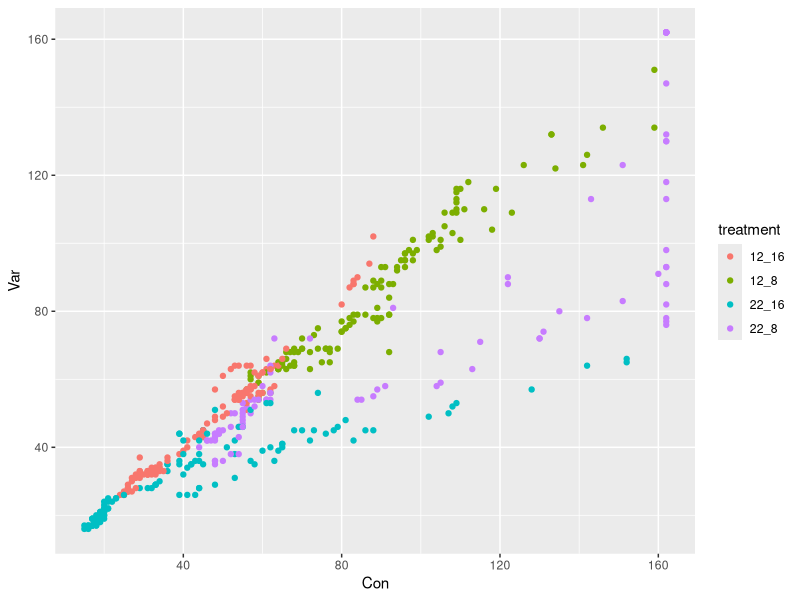
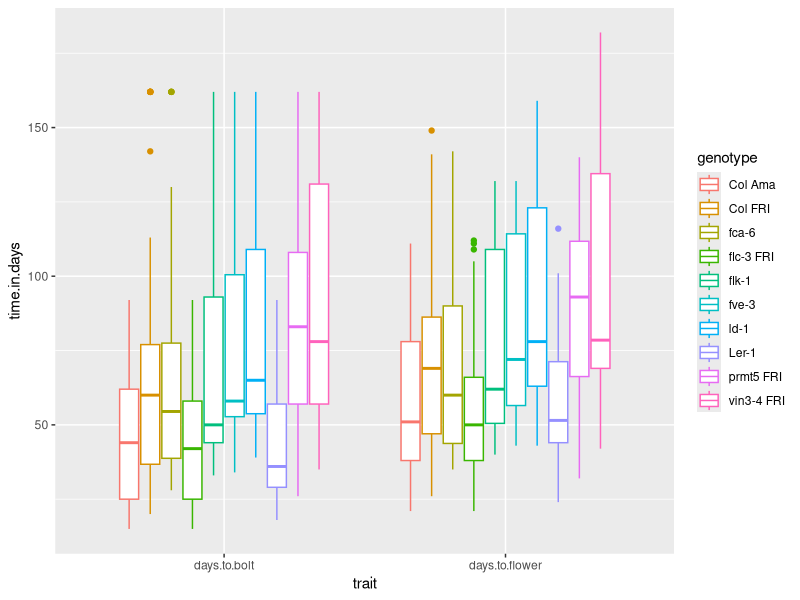
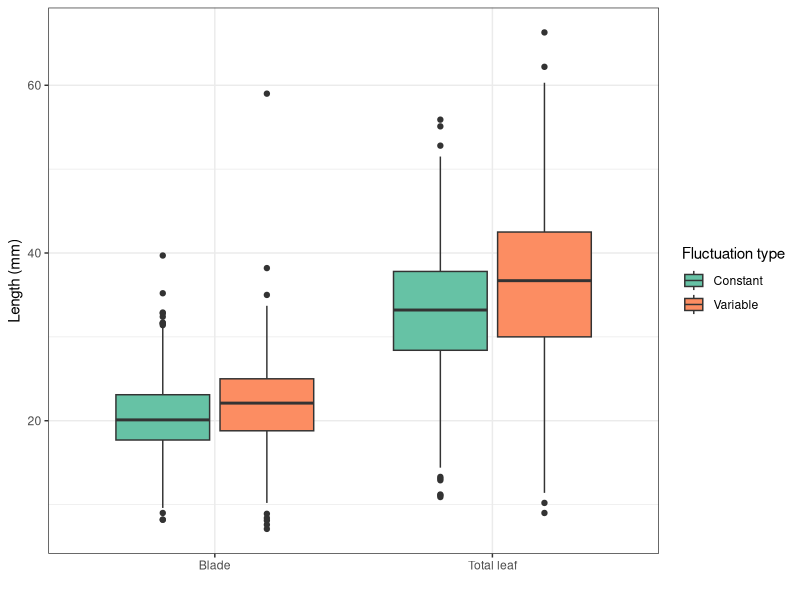

These figures' R source, in order:
## ---- chunk 1
knitr::opts_chunk$set(echo = TRUE)
## ---- chunk 2
# Chargez la librairie `tidyverse`

# Changez votre répertoire de travail pour être dans `session3_plots_reorganisation`

# Importer `burghardt_et_al_2015_expt1.txt` et mettez le dans un objet appelé `expt1`

## ---- chunk 3
# Chargez la librairie `tidyverse` (aide: utilisez la fonction `library()`)
library(tidyverse)

# Importer `burghardt_et_al_2015_expt1.txt` et mettez le dans un objet appelé `expt1`
#(aide: utilisez la fonction `read_tsv()`)

expt1 <- read_tsv("../data/burghardt_et_al_2015_expt1.txt")

## ---- chunk 4
# Créez une nouvelle table avec la colonne supplémentare  
expt1.cm <- mutate(expt1, total.leaf.length.cm = total.leaf.length.mm/10)

# Vérifier que la nouvelle colonne est bien là
colnames(expt1.cm)
## ---- chunk 5
# Créez deux nouvelles colonnes
expt1.cm <- mutate(expt1, 
                   blade.length.cm = blade.length.mm/10,
                   total.leaf.length.cm = total.leaf.length.mm/10)

# Vérifier que les nouvelles colonnes sont bien là
colnames(expt1.cm)
## ---- chunk 6
# Créez deux nouvelles colonnes
expt1.concatenated <- unite(expt1, "Vern_survival_bolt",vernalization,survival.bolt,bolt)

# Vérifier que la nouvelles colonnes sont bien là
colnames(expt1.concatenated)
## ---- chunk 7
# Créez deux nouvelles colonnes
expt1.separated <- separate(expt1, background, into=c("genotype", "FRI mutation"))

# Vérifier que la nouvelles colonnes sont bien là
colnames(expt1.separated)
## ---- chunk 8

expt1_subset <- select(expt1, plant_nb:vernalization, days.to.bolt)


## ---- chunk 9

expt1_wide <- spread(expt1_subset, key=fluctuation, value = days.to.bolt)


## ---- chunk 10

unite(expt1_wide, "treatment", temperature, day.length) %>% 
ggplot(aes(x=Con, y=Var, color=treatment)) +
  geom_point()


## ---- chunk 11
expt1_long <- gather(expt1, "trait", "time.in.days", days.to.bolt, days.to.flower)
## ---- chunk 12
ggplot(expt1_long, aes(x=trait, y=time.in.days, color=genotype)) +
  geom_boxplot()
## ---- chunk 13

gather(expt1, "trait", "length.mm", blade.length.mm, total.leaf.length.mm) %>% 
  ggplot(aes(x=trait, y=length.mm, fill=fluctuation)) +
  geom_boxplot() +
  scale_fill_brewer(palette = "Set2", labels = c("Con"="Constant", "Var"="Variable"), 
                    name="Fluctuation type") +
  theme_bw() +
  scale_x_discrete(name="",labels=c("blade.length.mm"="Blade","total.leaf.length.mm"="Total leaf")) +
  ylab("Length (mm)")


## ---- chunk 14

arrange(expt1, days.to.flower)


## ---- chunk 15

arrange(expt1, desc(days.to.flower))

## ---- chunk 16
band_members
## ---- chunk 17
band_instruments
## ---- chunk 18
full_join(band_members, band_instruments, by="name")
## ---- chunk 19
left_join(band_members, band_instruments, by="name")
## ---- chunk 20
right_join(band_instruments, band_members, by="name")
## ---- chunk 21
inner_join(band_members, band_instruments, by="name")
